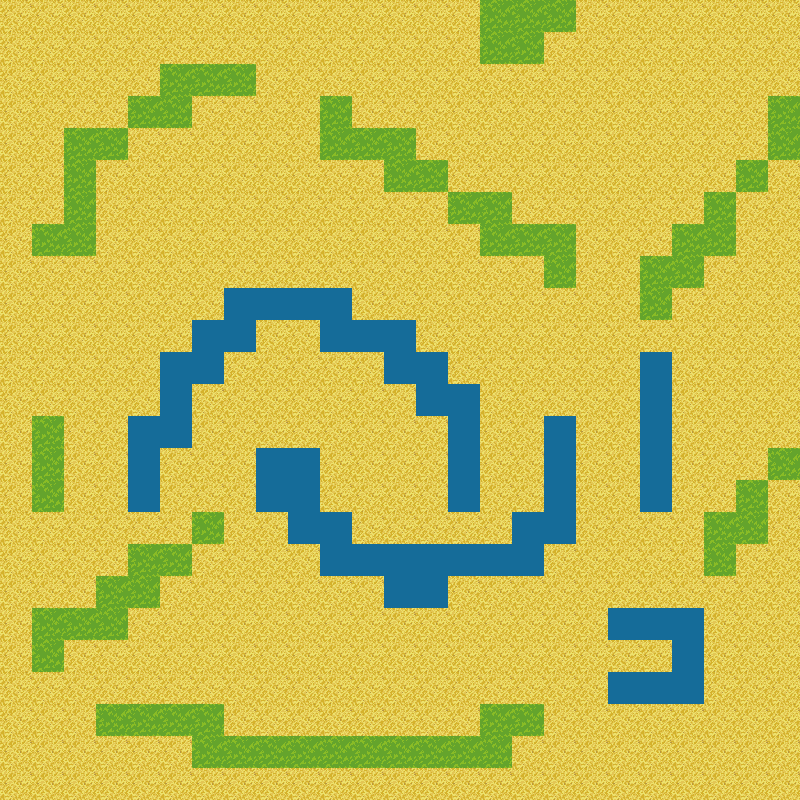

The image is a tile-based game level rendered from a .tmx file. Its description and complete source (layers, tilesets, objects, tile grids) follow:
An orthogonal 25x25 tile map with 32x32 px tiles, 1 tile layer (terrain).

<map version="1.0" orientation="orthogonal" renderorder="right-down" width="25" height="25" tilewidth="32" tileheight="32" nextobjectid="1">
 <tileset firstgid="1" name="terrain_atlas" tilewidth="32" tileheight="32" tilecount="1024" columns="32">
  <image source="../tilesets/terrain_atlas.png" width="1024" height="1024" />
  <tile id="391">
   <properties>
    <property name="type" value="WATER" />
   </properties>
  </tile>
  <tile id="737">
   <properties>
    <property name="type" value="OBSTRUCTED" />
   </properties>
  </tile>
 </tileset>
 <layer name="terrain" width="25" height="25">
  <data encoding="csv">
930,930,930,930,930,930,930,930,930,930,930,930,930,930,930,738,738,738,930,930,930,930,930,930,930,
930,930,930,930,930,930,930,930,930,930,930,930,930,930,930,738,738,930,930,930,930,930,930,930,930,
930,930,930,930,930,738,738,738,930,930,930,930,930,930,930,930,930,930,930,930,930,930,930,930,930,
930,930,930,930,738,738,930,930,930,930,738,930,930,930,930,930,930,930,930,930,930,930,930,930,738,
930,930,738,738,930,930,930,930,930,930,738,738,738,930,930,930,930,930,930,930,930,930,930,930,738,
930,930,738,930,930,930,930,930,930,930,930,930,738,738,930,930,930,930,930,930,930,930,930,738,930,
930,930,738,930,930,930,930,930,930,930,930,930,930,930,738,738,930,930,930,930,930,930,738,930,930,
930,738,738,930,930,930,930,930,930,930,930,930,930,930,930,738,738,738,930,930,930,738,738,930,930,
930,930,930,930,930,930,930,930,930,930,930,930,930,930,930,930,930,738,930,930,738,738,930,930,930,
930,930,930,930,930,930,930,392,392,392,392,930,930,930,930,930,930,930,930,930,738,930,930,930,930,
930,930,930,930,930,930,392,392,930,930,392,392,392,930,930,930,930,930,930,930,930,930,930,930,930,
930,930,930,930,930,392,392,930,930,930,930,930,392,392,930,930,930,930,930,930,392,930,930,930,930,
930,930,930,930,930,392,930,930,930,930,930,930,930,392,392,930,930,930,930,930,392,930,930,930,930,
930,738,930,930,392,392,930,930,930,930,930,930,930,930,392,930,930,392,930,930,392,930,930,930,930,
930,738,930,930,392,930,930,930,392,392,930,930,930,930,392,930,930,392,930,930,392,930,930,930,738,
930,738,930,930,392,930,930,930,392,392,930,930,930,930,392,930,930,392,930,930,392,930,930,738,930,
930,930,930,930,930,930,738,930,930,392,392,930,930,930,930,930,392,392,930,930,930,930,738,738,930,
930,930,930,930,738,738,930,930,930,930,392,392,392,392,392,392,392,930,930,930,930,930,738,930,930,
930,930,930,738,738,930,930,930,930,930,930,930,392,392,930,930,930,930,930,930,930,930,930,930,930,
930,738,738,738,930,930,930,930,930,930,930,930,930,930,930,930,930,930,930,392,392,392,930,930,930,
930,738,930,930,930,930,930,930,930,930,930,930,930,930,930,930,930,930,930,930,930,392,930,930,930,
930,930,930,930,930,930,930,930,930,930,930,930,930,930,930,930,930,930,930,392,392,392,930,930,930,
930,930,930,738,738,738,738,930,930,930,930,930,930,930,930,738,738,930,930,930,930,930,930,930,930,
930,930,930,930,930,930,738,738,738,738,738,738,738,738,738,738,930,930,930,930,930,930,930,930,930,
930,930,930,930,930,930,930,930,930,930,930,930,930,930,930,930,930,930,930,930,930,930,930,930,930
</data>
 </layer>
</map>
